Frame 1 (no input): blank canvas, image omitted
Frame 60 (no input): blank canvas, image omitted
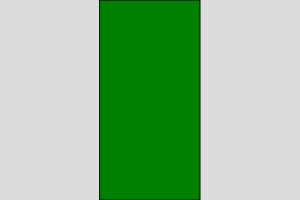
Frame 120 (the mouse pressed at the canvas centre since frame 60)

The p5.js sketch whose frames 1 and 60 were blank and that drew this single picture after the mouse press (run headless with seeded random() and noise() and a simulated clock; from frame 60 on, the mouse is pressed at the canvas centre):

// p5.js sketch
// ── sketch.js
// https://editor.p5js.org/jht9629-nyu/sketches/gzDpaj7mt
// columns

function setup() {
  createCanvas(300, 200);
}

function draw() {
  background(220);
  if (mouseX > 0 && mouseX < 100) {
    fill("red");
    rect(0, 0, 100, 200);
  }
  if (mouseX > 100 && mouseX < 200) {
    fill("green");
    rect(100, 0, 100, 200);
  }
  if (mouseX > 200 && mouseX < 300) {
    fill("yellow");
    rect(200, 0, 100, 200);
  }
}
